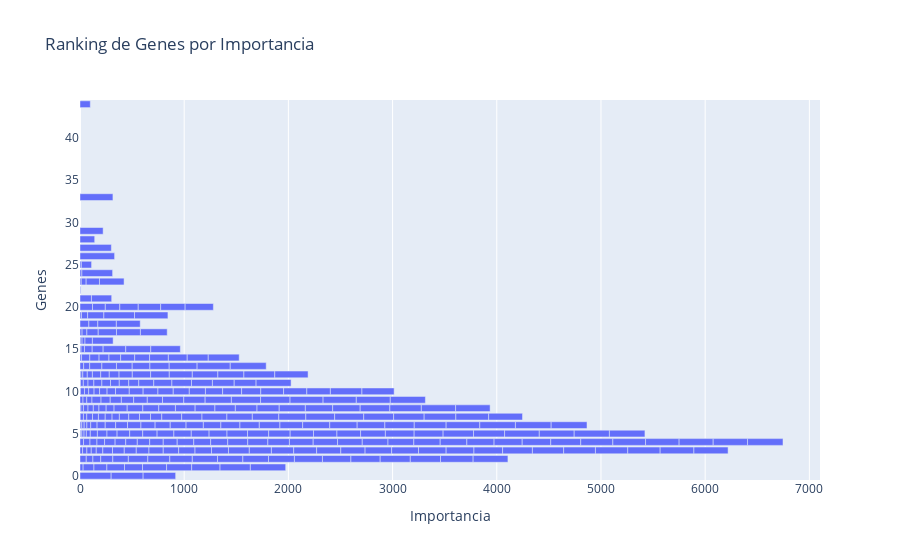

The code cell stored with this chart in its notebook:
### Code cell
graph_genes_importance(grid_LightGBM.best_estimator_.feature_importances_)

### Figure 1 — Plotly figure (JSON) as saved in the notebook; plotly's stock layout.template omitted (floating-point values rounded to 4 significant figures; data arrays with more than 128 entries replaced by an {"elided": "..."} marker saying what was removed)
{"data": [{"alignmentgroup": "True", "hovertemplate": "Importancia=%{x}<br>Genes=%{y}<extra></extra>", "legendgroup": "", "marker": {"color": "#636efa", "pattern": {"shape": ""}}, "name": "", "offsetgroup": "", "orientation": "h", "showlegend": false, "textposition": "auto", "type": "bar", "x": {"elided": "345 int values"}, "xaxis": "x", "y": {"elided": "345 int values"}, "yaxis": "y"}], "layout": {"barmode": "relative", "legend": {"tracegroupgap": 0}, "title": {"text": "Ranking de Genes por Importancia"}, "xaxis": {"anchor": "y", "domain": [0, 1], "title": {"text": "Importancia"}}, "yaxis": {"anchor": "x", "domain": [0, 1], "title": {"text": "Genes"}}}}
